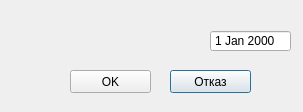
<?xml version="1.0" encoding="UTF-8"?>
<ui version="4.0">
 <class>SaveAsDateDialog</class>
 <widget class="QDialog" name="SaveAsDateDialog">
  <property name="geometry">
   <rect>
    <x>0</x>
    <y>0</y>
    <width>303</width>
    <height>112</height>
   </rect>
  </property>
  <property name="minimumSize">
   <size>
    <width>303</width>
    <height>112</height>
   </size>
  </property>
  <property name="maximumSize">
   <size>
    <width>303</width>
    <height>112</height>
   </size>
  </property>
  <property name="windowTitle">
   <string>SaveAsDateDialog</string>
  </property>
  <property name="sizeGripEnabled">
   <bool>false</bool>
  </property>
  <property name="modal">
   <bool>true</bool>
  </property>
  <widget class="QLabel" name="label">
   <property name="geometry">
    <rect>
     <x>20</x>
     <y>30</y>
     <width>181</width>
     <height>21</height>
    </rect>
   </property>
   <property name="text">
    <string/>
   </property>
  </widget>
  <widget class="QPushButton" name="cancelButton">
   <property name="geometry">
    <rect>
     <x>170</x>
     <y>70</y>
     <width>81</width>
     <height>23</height>
    </rect>
   </property>
   <property name="text">
    <string>Отказ</string>
   </property>
  </widget>
  <widget class="QPushButton" name="okButton">
   <property name="geometry">
    <rect>
     <x>70</x>
     <y>70</y>
     <width>81</width>
     <height>23</height>
    </rect>
   </property>
   <property name="text">
    <string>OK</string>
   </property>
  </widget>
  <widget class="QDateEdit" name="dateEdit">
   <property name="geometry">
    <rect>
     <x>210</x>
     <y>30</y>
     <width>81</width>
     <height>22</height>
    </rect>
   </property>
   <property name="buttonSymbols">
    <enum>QAbstractSpinBox::NoButtons</enum>
   </property>
  </widget>
 </widget>
 <layoutdefault spacing="6" margin="11"/>
 <resources/>
 <connections/>
</ui>
